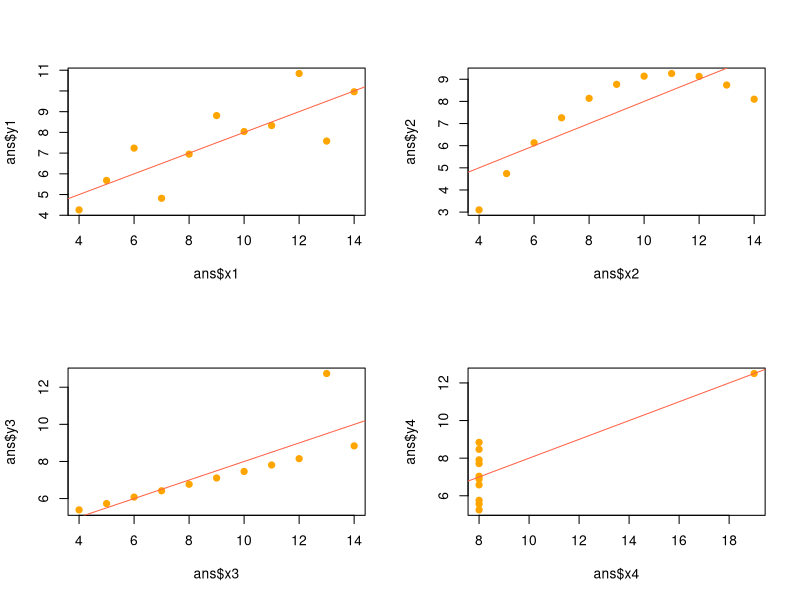
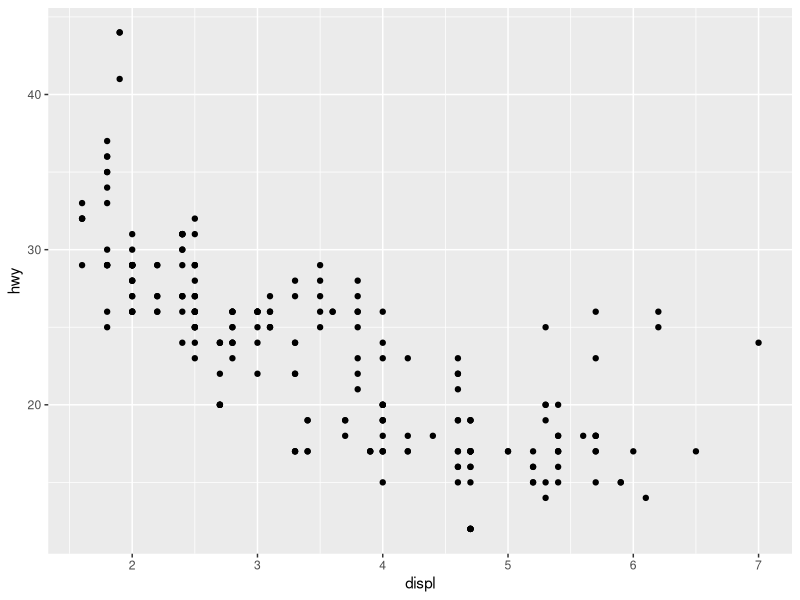
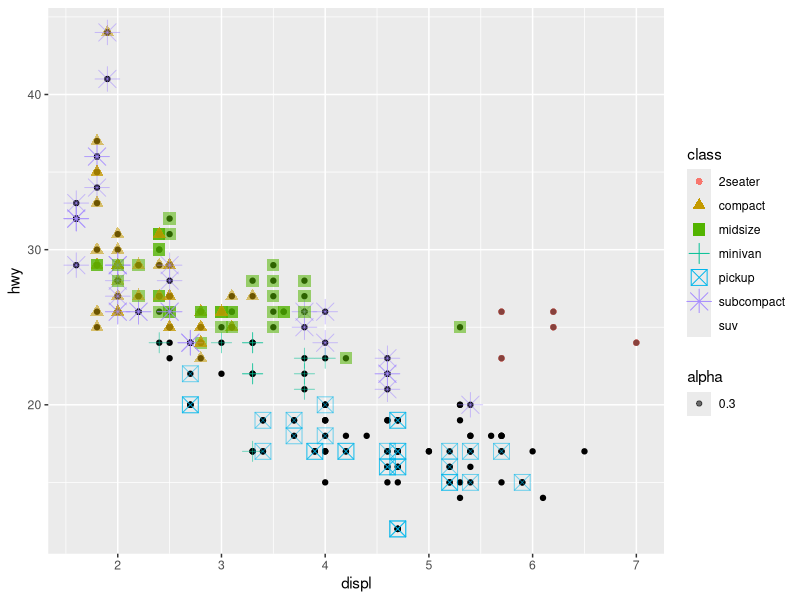
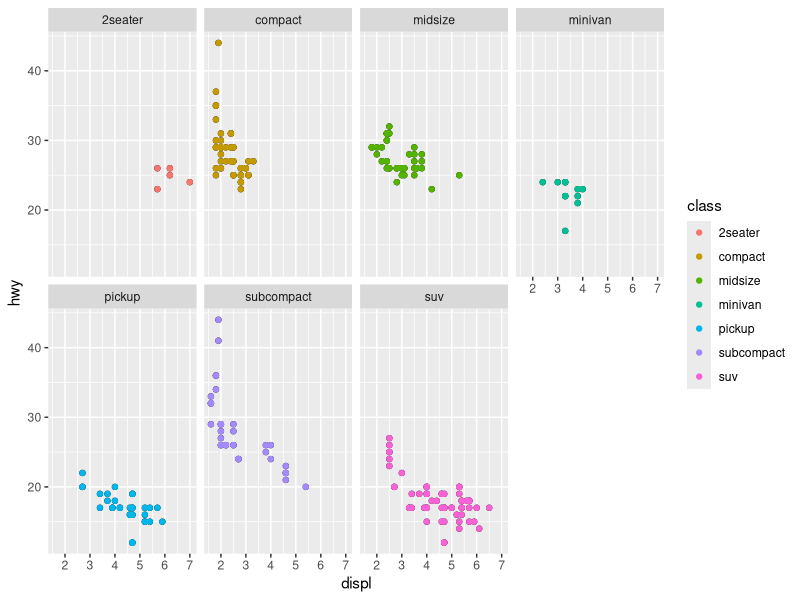
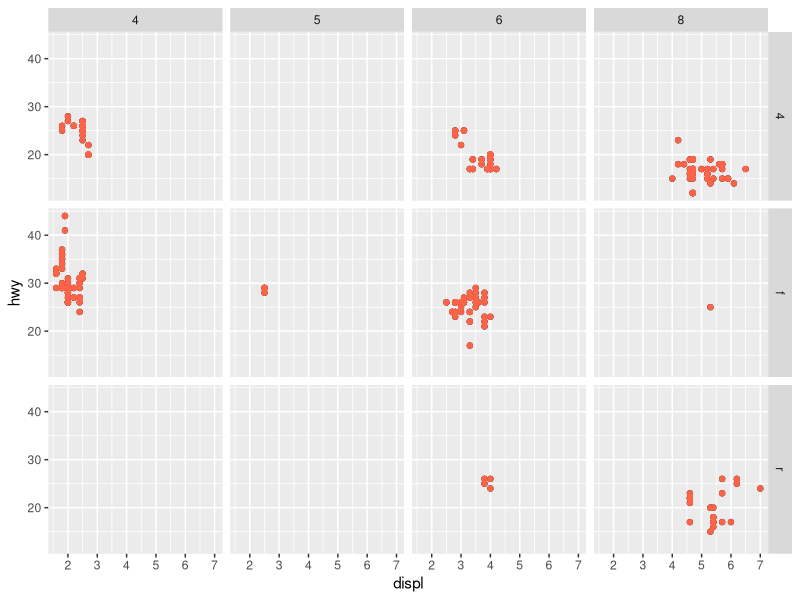
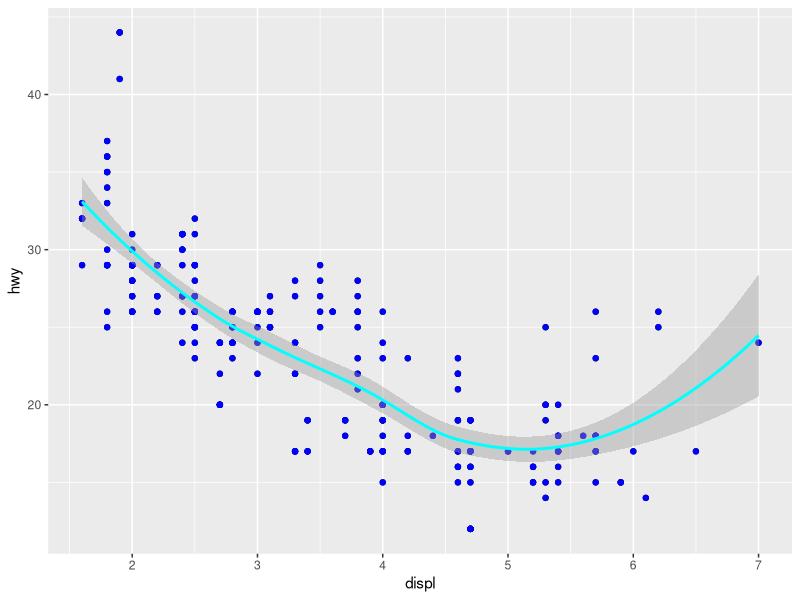

R code for these plots, in order:
## ---- chunk 1
library(tidyverse)
# str(diamonds)
# str(mpg)

# Anscombe's Quartet
anscombe
ans <- anscombe
mean(ans$x1)
mean(ans$x2)
mean(ans$x3)
mean(ans$x4)

mean(ans$y1)
mean(ans$y2)
mean(ans$y3)
mean(ans$y4)

# 상관계수
cor(ans$x1, ans$y1)
cor(ans$x2, ans$y2)
cor(ans$x3, ans$y3)
cor(ans$x4, ans$y4)

# 선형회귀
lm(y1 ~ x1, data = ans)
lm(y2 ~ x2, data = ans)
lm(y3 ~ x3, data = ans)
lm(y4 ~ x4, data = ans)
# ==> 기술적 통계로 보면 전부 비슷한 수치

# 시각화
par(mfrow = c(2,2))
plot(ans$x1, ans$y1, col = 'orange', pch = 19)
abline(lm(y1 ~ x1, data = ans), col = "tomato")

plot(ans$x2, ans$y2, col = 'orange', pch = 19)
abline(lm(y2 ~ x2, data = ans), col = "tomato")

plot(ans$x3, ans$y3, col = 'orange', pch = 19)
abline(lm(y3 ~ x3, data = ans), col = "tomato")

plot(ans$x4, ans$y4, col = 'orange', pch = 19)
abline(lm(y4 ~ x4, data = ans), col = "tomato")
par(mfrow = c(1,1))
# ==> 시각화하면 전혀 다른 모습
## ---- chunk 2
p <- ggplot(data = mpg, mapping = aes(x = displ, y = hwy)) + 
  geom_point()
p

# 버블 차트, 색생과 크기, 모양, 투명도로 정보의 차이 시각화
p + geom_point(mapping = aes(color = class, size = class, shape = class, alpha = 0.3))

p + geom_point(mapping = aes(color = class)) + facet_wrap(~ class, nrow = 2)

p + geom_point(color = 'tomato') + facet_grid(drv ~ cyl)
## ---- chunk 3
p + geom_point(color = "blue") +
  geom_smooth(color = "cyan")
# => 시각화 자료를 보니 다항회귀가 유리해보임.
